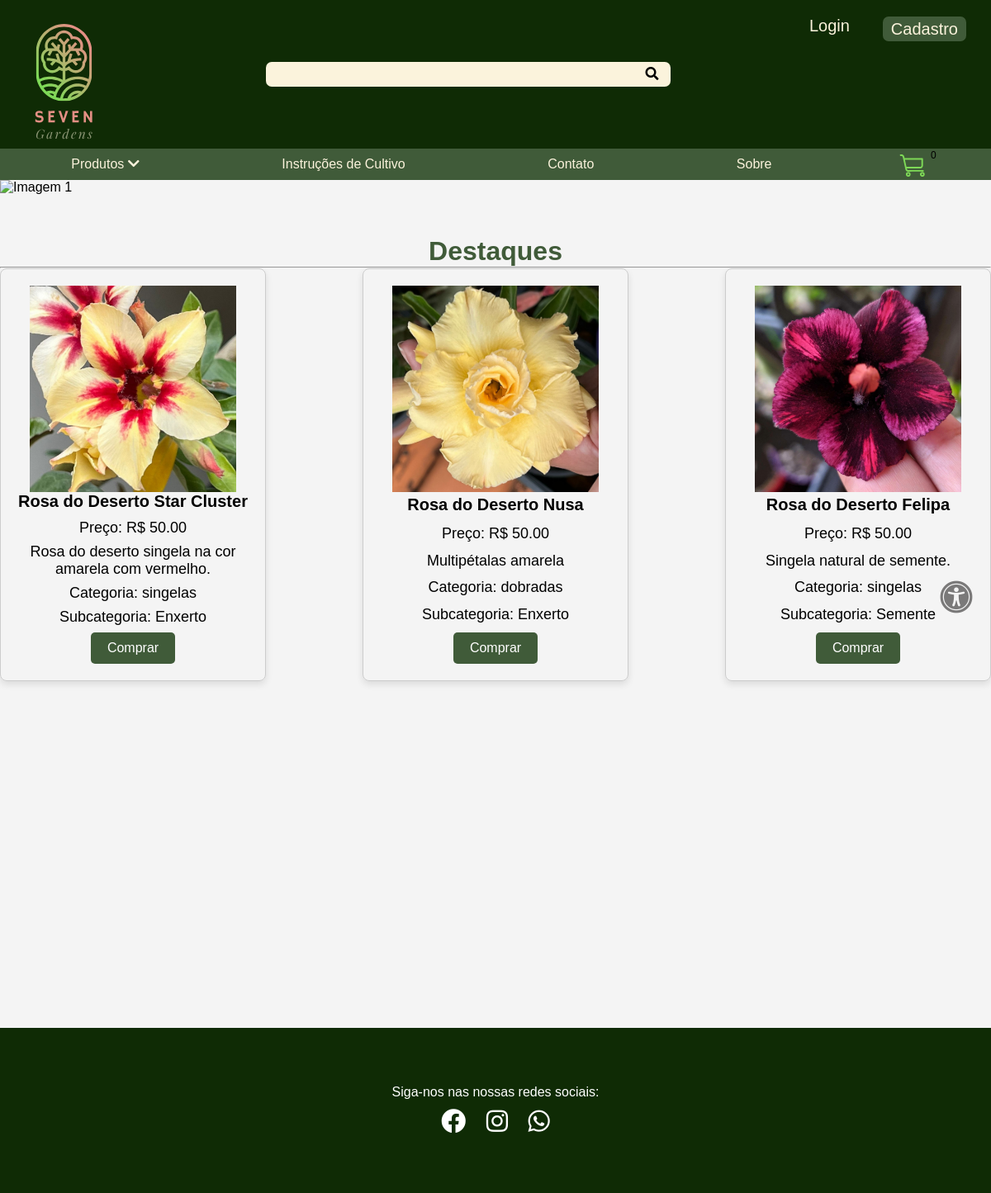
The page / on the database its author committed.
### tables this page shows
CREATE TABLE `produto` (
  `idProduto` int(11) NOT NULL,
  `nome` varchar(100) NOT NULL,
  `preco` decimal(10,2) NOT NULL,
  `descricao` varchar(255) NOT NULL,
  `categoria` varchar(50) NOT NULL,
  `subcategoria` varchar(50) NOT NULL,
  `imagem` varchar(255) DEFAULT NULL
);

### index.php (the view, shortened to what this page needs)
<!DOCTYPE html>
<html lang="pt-br">
<head>
  <link rel="stylesheet" href="Front-end/css/style.css">
  <link rel="stylesheet" href="https://cdnjs.cloudflare.com/ajax/libs/font-awesome/5.15.4/css/all.min.css" />
</head>
<body>
  <header>
    <section class="header">
      <div>
        <a href="index.php"><img class="logo" src="Front-end/img/logoatual.svg" alt="" srcset="" /></a>
      </div>
      <div class="pesquisa-container">
        <input type="search" name="" id="" class="pesquisa" />
        <div for="" class="pesquisa-icon"><i class="fas fa-search"></i></div>
      </div>
      <nav class="nav_a">
        <div class="navegacao">
          <ul>
            <li class="home">
              <a class="login" href="Front-end/html/Login.php">Login</a>
            </li>
            <li class="login">
              <a href="Front-end/html/Cadastro.php" class="cadastro">Cadastro</a>
            </li>
          </ul>
        </div>
      </nav>
    </section>
    <section class="opcoes">
      <div class="dropdown">
        <div class="dropbtn">
          <span class="prod_dropdown">Produtos</span> <i class="fas fa-chevron-down"> </i>
        </div>
      </div>
      <div class="menu_btn">
        <a href="Front-end/html/instrucoesCultivo.php">Instruções de Cultivo</a>
      </div>
      <div class="menu_btn">
        <a href="Front-end/html/Contato.php">Contato</a>
      </div>
      <div class="menu_btn">
        <a href="Front-end/html/Sobre.php">Sobre</a>
      </div>
      <div class="cart-icon-container">
        <img src="Front-end/img/iconecar.svg" alt="Ícone do carrinho de compras" id="icon" onclick="exibirModalCarrinho()" />
        <span id="cart-counter" class="cart-counter">0</span>
      </div>
    </section>
  </header>
  <div class="carousel">
    <div class="carousel-inner">
      <div class="carousel-item active">
        <img src="Front-end/img/banner1.svg" alt="Imagem 1">
      </div>
    </div>
  </div>
  <span class="titulopg">
    <h1>Destaques</h1>
  </span>
  <hr>
  <div class="bloco-produtos">
    <?php
    $stmt = $pdo->prepare("SELECT * FROM produto");
    $stmt->execute();
    while ($row = $stmt->fetch(PDO::FETCH_ASSOC)) {
      echo "<div class='produto-card'>";
      echo "<img class='imgProduto' src='" . $row["imagem"] . "' alt='Imagem do produto'>";
      echo "<h3>" . $row["nome"] . "</h3>";
      echo "<p>Preço: R$ " . $row["preco"] . "</p>";
      echo "<p>" . $row["descricao"] . "</p>";
      echo "<p>Categoria: " . $row["categoria"] . "</p>";
      echo "<p>Subcategoria: " . $row["subcategoria"] . "</p>";
      echo "<button class='comprar-btn'>Comprar</button>";
      echo "</div>";
    }
    ?>
  </div>
  <section id="accessibility-section">
    <i class="fas fa-universal-access" id="accessibility-icon"></i>
  </section>
  <footer>
    <br>
    <div class="social-icons">
      <p> Siga-nos nas nossas redes sociais:</p>
      <a href="#" class="icon"><i class="fab fa-facebook"></i></a>
      <a href="#" class="icon"><i class="fab fa-instagram"></i></a>
      <a href="#" class="icon"><i class="fab fa-whatsapp"></i></a>
    </div>
  </footer>
</body>
</html>

### Front-end/css/style.css (style rules this page uses)
* { margin: 0; padding: 0; outline: 0; }
body { font-family: Arial, Helvetica, sans-serif; background-color: #f4f4f4; }
.imgProduto { width: 250px; }
header { background-color: #0f2b05; }
.header { height: 180px; display: flex; justify-content: space-between; }
ul { padding: 20px; display: flex; gap: 20px; }
.header ul li { list-style-type: none; font-size: 20px; }
.logo { width: 155px; height: 200px; }
.opcoes { justify-content: space-around; display: flex; background: #405b39; height: 38px; align-items: center; font-size: 12px; position: relative; }
#icon { width: 35px; margin-top: 2px; margin-right: 15px; font-size: 20px; color: #7ed957; border-color: #7ed957; }
.pesquisa-container { position: relative; display: inline-block; }
.pesquisa { width: 490px; height: 30px; border-radius: 7px; border: none; background-color: #fbf3dc; margin-top: 75px; margin-left: 30px; }
.pesquisa-icon { position: absolute; right: 15px; top: 50%; transform: translateY(-50%); }
.cadastro { background-color: #405b39; color: #fbf3dc; border-radius: 7px; padding: 4px 10px; text-decoration: none; }
.login { color: #fbf3dc; border-radius: 7px; padding: 4px 10px; text-decoration: none; }
.dropdown { position: relative; display: inline-block; }
.dropbtn { color: #fbf3dc; padding: 10px 20px; font-size: 16px; border: none; cursor: pointer; }
.menu_btn { padding: 10px 20px; border: none; cursor: pointer; }
.menu_btn a { color: #fbf3dc; font-size: 16px; text-decoration: none; }
body, html { margin: 0; padding: 0; }
.carousel { position: relative; overflow: hidden; width: 100%; margin-bottom: 50px; }
.carousel-inner { display: flex; width: 100%; }
.carousel-item { flex: 0 0 100%; }
.carousel-item img { width: 100%; }
.titulopg { display: flex; justify-content: center; }
.titulopg h1 { color: #405b39; }
.bloco-produtos { display: flex; flex-wrap: wrap; justify-content: space-between; }
.produto-card { width: calc(25% - 20px); margin-bottom: 20px; border: 1px solid #ccc; border-radius: 8px; padding: 20px; box-shadow: 0 4px 8px rgba(0, 0, 0, 0.1); font-size: 18px; text-align: center; display: flex; flex-direction: column; justify-content: space-between; align-items: center; transition: box-shadow 0.3s ease; }
.produto-card h3 { font-size: 20px; margin-bottom: 10px; }
.produto-card p { margin-bottom: 8px; }
.comprar-btn { background-color: #405b39; color: white; border: none; border-radius: 5px; padding: 10px 20px; font-size: 1rem; cursor: pointer; transition: background-color 0.3s ease; }
footer { margin-top: 400px; background-color: #0f2b05; height: 200px; }
#icon { float: left; margin-right: 5px; }
footer { background-color: #0f2b05; height: 200px; position: relative; display: flex; justify-content: center; align-items: center; }
.social-icons { text-align: center; }
.social-icons p { color: #fff; text-align: center; font-size: 16px; }
.social-icons .icon { display: inline-block; margin: 10px 10px 0; font-size: 30px; color: #fff; transition: transform 0.3s ease; }
.fa-universal-access, .fa-moon, .fa-sun { color: #7A7979; }
#accessibility-section { position: fixed; top: 50%; transform: translateY(-50%); right: 2px; z-index: 9999; transition: all 0.3s ease; }
.fa-universal-access { position: fixed; top: 50%; transform: translateY(-50%); right: 20px; z-index: 9999; transition: all 0.3s ease; font-size: 40px; }
.fa-chevron-down { display: inline-block; }

### rows shown on the page
produto: imagem (picture), nome "Rosa do Deserto Star Cluster", preco "50.00", descricao "Rosa do deserto singela na cor amarela com vermelho.", categoria "singelas", subcategoria "Enxerto"
produto: imagem (picture), nome "Rosa do Deserto Nusa", preco "50.00", descricao "Multipétalas amarela", categoria "dobradas", subcategoria "Enxerto"
produto: imagem (picture), nome "Rosa do Deserto Felipa", preco "50.00", descricao "Singela natural de semente.", categoria "singelas", subcategoria "Semente"
